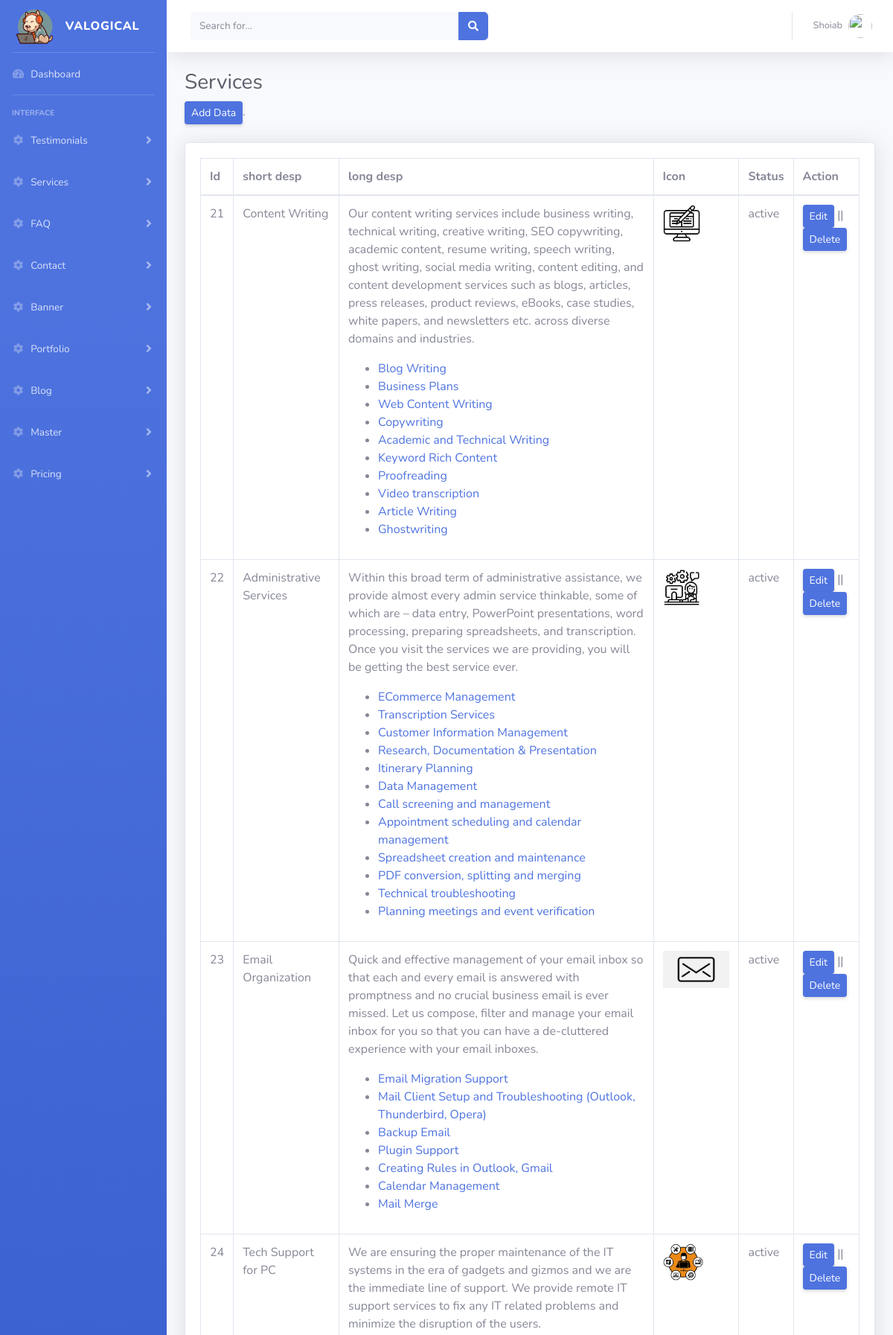
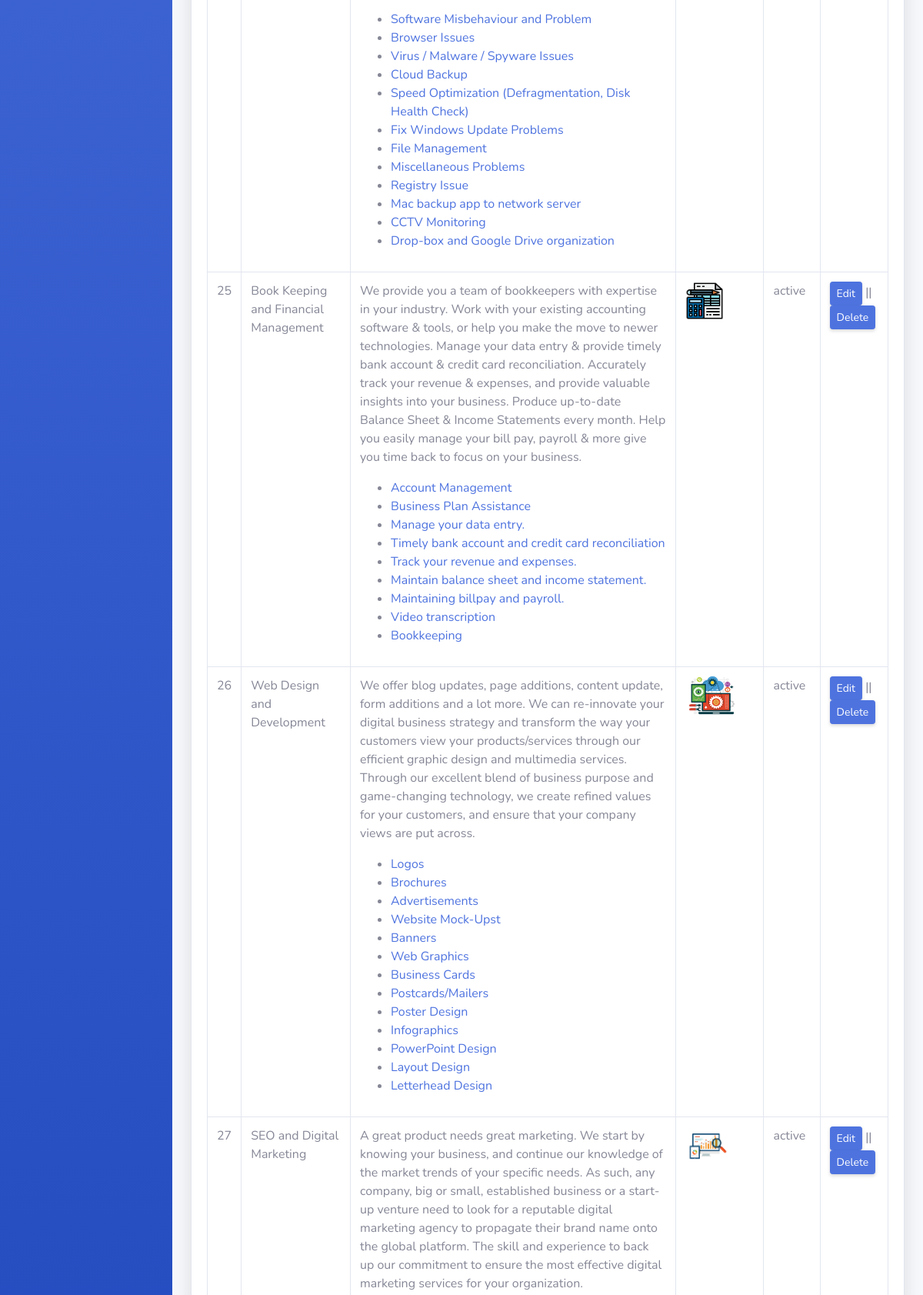
Screenshot of /admin/view_service.php (signed in, upper part) with the database file from the repository (2 pictures, top to bottom).
### tables this page shows
CREATE TABLE `services` (
  `service_id` int(11) NOT NULL,
  `short_desp` varchar(500) NOT NULL,
  `long_desp` longtext DEFAULT NULL,
  `icon` varchar(155) NOT NULL,
  `status` enum('active','inactive') DEFAULT 'active',
  `create_at` datetime NOT NULL DEFAULT current_timestamp(),
  `update_at` datetime NOT NULL DEFAULT current_timestamp() ON UPDATE current_timestamp()
);

### admin/view_service.php (the view, shortened to what this page needs)
<?php include("include/master.php");
?>
        <div class="container-fluid">
          <h1 class="h3 mb-2 text-gray-800">Services </h1>
          <p class=" mb-4 "><a class="d-none d-sm-inline-block btn btn-sm btn-primary shadow-sm" href="add_service.php">Add Data</a>.</p>
          <div class="card shadow mb-4">
            <div class="card-body">
              <div class="table-responsive">
                <?php $id = 0;
                $sql = "SELECT * FROM `services`";
                $result = mysqli_query($conn, $sql);
                $row = mysqli_num_rows($result);
                ?>
                <?php if ($row == 0) : ?>
                  <h2>Data Not Found</h2>
                <?php else : ?>
                  <table class="table table-bordered" id="dataTable" width="100%" cellspacing="0">
                    <thead>
                      <tr>
                        <th>Id</th>
                        <th>short desp</th>
                        <th>long desp</th>
                        <th>Icon</th>
                        <th>Status</th>
                        <th>Action</th>
                      </tr>
                    </thead>
                    <tbody>
                      <?php while ($rows = mysqli_fetch_assoc($result)) {
                      ?>
                        <tr>
                          <td><?php echo $rows['service_id'] ?></td>
                          <td><?php echo $rows['short_desp'] ?></td>
                          <td><?php echo $rows['long_desp'] ?></td>
                          <td><img src="<?php echo $rows['icon'] ?>" height="50px"></td>
                          <td><?php echo $rows['status'] ?></td>
                          <td><a class="d-none d-sm-inline-block btn btn-sm btn-primary shadow-sm" href="edit_service.php?id=<?php echo $rows['service_id'] ?>">Edit </a> || <a class="d-none d-sm-inline-block btn btn-sm btn-primary shadow-sm" onclick="return confirm('Are you sure?')" href="view_service.php?id=<?php echo $rows['service_id'] ?>&type=delete">Delete</a>
                          </td>
                        <?php } ?>
                        </tr>
                    </tbody>
                  </table>
                <?php endif ?>
              </div>
            </div>
          </div>
        </div>
      </div>
      </div>
  </div>

### rows the page displays
services: service_id "21", short_desp "Content Writing", long_desp "Our content writing services include business writing, technical writing, creative writing, SEO copywriting, academic content, resume writing, speech writing, ghost writing, social media writing, content editing, and content development services such as blogs, articles, press releases, product reviews, eBooks, case studies, white papers, and newsletters etc. across diverse domains and industries. Blog Writing Business Plans Web Content Writing Copywriting Academic and Technical Writing Keyword Rich Content Proofreading Video transcription Article Writing Ghostwriting", icon (picture), status "active"
services: service_id "22", short_desp "Administrative Services", long_desp "Within this broad term of administrative assistance, we provide almost every admin service thinkable, some of which are – data entry, PowerPoint presentations, word processing, preparing spreadsheets, and transcription. Once you visit the services we are providing, you will be getting the best service ever. ECommerce Management Transcription Services Customer Information Management Research, Documentation & Presentation Itinerary Planning Data Management Call screening and management Appointment scheduling and calendar management Spreadsheet creation and maintenance PDF conversion, splitting and merging Technical troubleshooting Planning meetings and event verification", icon (picture), status "active"
services: service_id "23", short_desp "Email Organization", long_desp "Quick and effective management of your email inbox so that each and every email is answered with promptness and no crucial business email is ever missed. Let us compose, filter and manage your email inbox for you so that you can have a de-cluttered experience with your email inboxes. Email Migration Support Mail Client Setup and Troubleshooting (Outlook, Thunderbird, Opera) Backup Email Plugin Support Creating Rules in Outlook, Gmail Calendar Management Mail Merge", icon (picture), status "active"
services: service_id "24", short_desp "Tech Support for PC", long_desp "We are ensuring the proper maintenance of the IT systems in the era of gadgets and gizmos and we are the immediate line of support. We provide remote IT support services to fix any IT related problems and minimize the disruption of the users. Software Misbehaviour and Problem Browser Issues Virus / Malware / Spyware Issues Cloud Backup Speed Optimization (Defragmentation, Disk Health Check) Fix Windows Update Problems File Management Miscellaneous Problems Registry Issue Mac backup app to network server CCTV Monitoring Drop-box and Google Drive organization", icon (picture), status "active"
services: service_id "25", short_desp "Book Keeping and Financial Management", long_desp "We provide you a team of bookkeepers with expertise in your industry. Work with your existing accounting software & tools, or help you make the move to newer technologies. Manage your data entry & provide timely bank account & credit card reconciliation. Accurately track your revenue & expenses, and provide valuable insights into your business. Produce up-to-date Balance Sheet & Income Statements every month. Help you easily manage your bill pay, payroll & more give you time back to focus on your business. Account Management Business Plan Assistance Manage your data entry. Timely bank account and credit card reconciliation Track your revenue and expenses. Maintain balance sheet and income…", icon (picture), status "active"
services: service_id "26", short_desp "Web Design and Development", long_desp "We offer blog updates, page additions, content update, form additions and a lot more. We can re-innovate your digital business strategy and transform the way your customers view your products/services through our efficient graphic design and multimedia services. Through our excellent blend of business purpose and game-changing technology, we create refined values for your customers, and ensure that your company views are put across. Logos Brochures Advertisements Website Mock-Upst Banners Web Graphics Business Cards Postcards/Mailers Poster Design Infographics PowerPoint Design Layout Design Letterhead Design", icon (picture), status "active"
services: service_id "27", short_desp "SEO and Digital Marketing", long_desp "A great product needs great marketing. We start by knowing your business, and continue our knowledge of the market trends of your specific needs. As such, any company, big or small, established business or a start-up venture need to look for a reputable digital marketing agency to propagate their brand name onto the global platform. The skill and experience to back up our commitment to ensure the most effective digital marketing services for your organization.", icon (picture), status "active"
